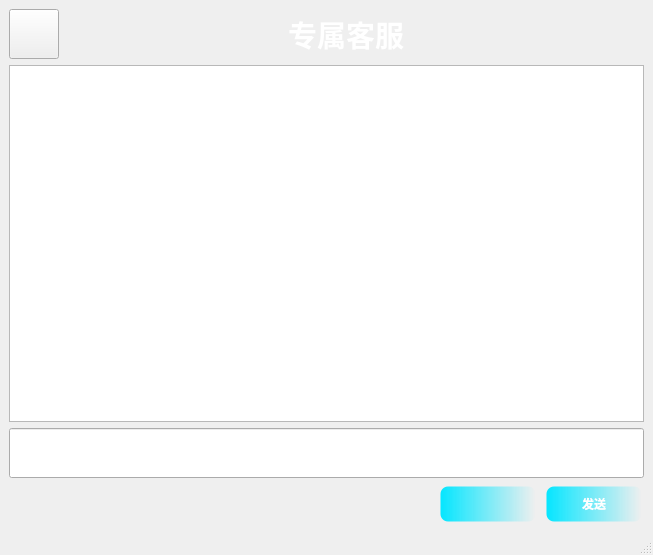
<?xml version="1.0" encoding="UTF-8"?>
<ui version="4.0">
 <class>chat2</class>
 <widget class="QMainWindow" name="chat2">
  <property name="geometry">
   <rect>
    <x>0</x>
    <y>0</y>
    <width>653</width>
    <height>555</height>
   </rect>
  </property>
  <property name="windowTitle">
   <string>MainWindow</string>
  </property>
  <property name="styleSheet">
   <string notr="true">QMainWindow{
	
	
	border-image: url(:/new/prefix1/b4.jpg);
}</string>
  </property>
  <widget class="QWidget" name="centralwidget">
   <layout class="QVBoxLayout" name="verticalLayout_2">
    <item>
     <layout class="QHBoxLayout" name="horizontalLayout">
      <item>
       <widget class="QPushButton" name="pushButton">
        <property name="minimumSize">
         <size>
          <width>50</width>
          <height>50</height>
         </size>
        </property>
        <property name="styleSheet">
         <string notr="true">border-image: url(:/new/prefix1/back.png);</string>
        </property>
        <property name="text">
         <string/>
        </property>
       </widget>
      </item>
      <item>
       <spacer name="horizontalSpacer_2">
        <property name="orientation">
         <enum>Qt::Horizontal</enum>
        </property>
        <property name="sizeHint" stdset="0">
         <size>
          <width>40</width>
          <height>20</height>
         </size>
        </property>
       </spacer>
      </item>
      <item alignment="Qt::AlignHCenter">
       <widget class="QLabel" name="label">
        <property name="font">
         <font>
          <pointsize>22</pointsize>
          <weight>75</weight>
          <bold>true</bold>
         </font>
        </property>
        <property name="styleSheet">
         <string notr="true">color: rgb(255, 255, 255);</string>
        </property>
        <property name="text">
         <string>专属客服</string>
        </property>
       </widget>
      </item>
      <item>
       <spacer name="horizontalSpacer_3">
        <property name="orientation">
         <enum>Qt::Horizontal</enum>
        </property>
        <property name="sizeType">
         <enum>QSizePolicy::Fixed</enum>
        </property>
        <property name="sizeHint" stdset="0">
         <size>
          <width>240</width>
          <height>20</height>
         </size>
        </property>
       </spacer>
      </item>
     </layout>
    </item>
    <item>
     <layout class="QVBoxLayout" name="verticalLayout">
      <item>
       <widget class="QTextEdit" name="textEdit">
        <property name="font">
         <font>
          <family>Microsoft YaHei UI</family>
          <pointsize>11</pointsize>
         </font>
        </property>
       </widget>
      </item>
      <item>
       <widget class="QLineEdit" name="lineEdit">
        <property name="minimumSize">
         <size>
          <width>0</width>
          <height>50</height>
         </size>
        </property>
        <property name="font">
         <font>
          <family>Microsoft YaHei UI</family>
          <pointsize>12</pointsize>
         </font>
        </property>
       </widget>
      </item>
     </layout>
    </item>
    <item>
     <layout class="QHBoxLayout" name="horizontalLayout_2">
      <item>
       <spacer name="horizontalSpacer">
        <property name="orientation">
         <enum>Qt::Horizontal</enum>
        </property>
        <property name="sizeHint" stdset="0">
         <size>
          <width>40</width>
          <height>20</height>
         </size>
        </property>
       </spacer>
      </item>
      <item>
       <widget class="QPushButton" name="pushButton_2">
        <property name="minimumSize">
         <size>
          <width>100</width>
          <height>40</height>
         </size>
        </property>
        <property name="styleSheet">
         <string notr="true">

QPushButton{
	
	
	
	
	
	
	background-color: qlineargradient(spread:pad, x1:0, y1:0, x2:1, y2:0, stop:0 rgba(5, 230, 255, 255), stop:1 rgba(255, 255, 255,0));
border:5px solid #00000000;
border-radius: 10px;   
	
	color: rgb(255, 255, 255);
}
QPushButton:hover{
	
	
background-color: qlineargradient(spread:pad, x1:0, y1:0, x2:1, y2:0, stop:0 rgba(87, 154, 255, 255), stop:1 rgba(213, 213, 213,0));

}

QPushButton:pressed{
	
background-color: qlineargradient(spread:pad, x1:0, y1:0, x2:1, y2:0, stop:0 rgba(
48, 131, 255, 255), stop:1 rgba(158, 158, 158,0));
}</string>
        </property>
        <property name="text">
         <string/>
        </property>
       </widget>
      </item>
      <item>
       <widget class="QPushButton" name="pushButton_3">
        <property name="minimumSize">
         <size>
          <width>100</width>
          <height>40</height>
         </size>
        </property>
        <property name="font">
         <font>
          <weight>75</weight>
          <bold>true</bold>
         </font>
        </property>
        <property name="styleSheet">
         <string notr="true">

QPushButton{
	
	
	
	
	
	
	background-color: qlineargradient(spread:pad, x1:0, y1:0, x2:1, y2:0, stop:0 rgba(5, 230, 255, 255), stop:1 rgba(255, 255, 255,0));
border:5px solid #00000000;
border-radius: 10px;   
	
	color: rgb(255, 255, 255);
}
QPushButton:hover{
	
	
background-color: qlineargradient(spread:pad, x1:0, y1:0, x2:1, y2:0, stop:0 rgba(87, 154, 255, 255), stop:1 rgba(213, 213, 213,0));

}

QPushButton:pressed{
	
background-color: qlineargradient(spread:pad, x1:0, y1:0, x2:1, y2:0, stop:0 rgba(
48, 131, 255, 255), stop:1 rgba(158, 158, 158,0));
}</string>
        </property>
        <property name="text">
         <string>发送</string>
        </property>
       </widget>
      </item>
     </layout>
    </item>
   </layout>
  </widget>
  <widget class="QMenuBar" name="menubar">
   <property name="geometry">
    <rect>
     <x>0</x>
     <y>0</y>
     <width>653</width>
     <height>23</height>
    </rect>
   </property>
  </widget>
  <widget class="QStatusBar" name="statusbar"/>
 </widget>
 <resources/>
 <connections/>
</ui>
